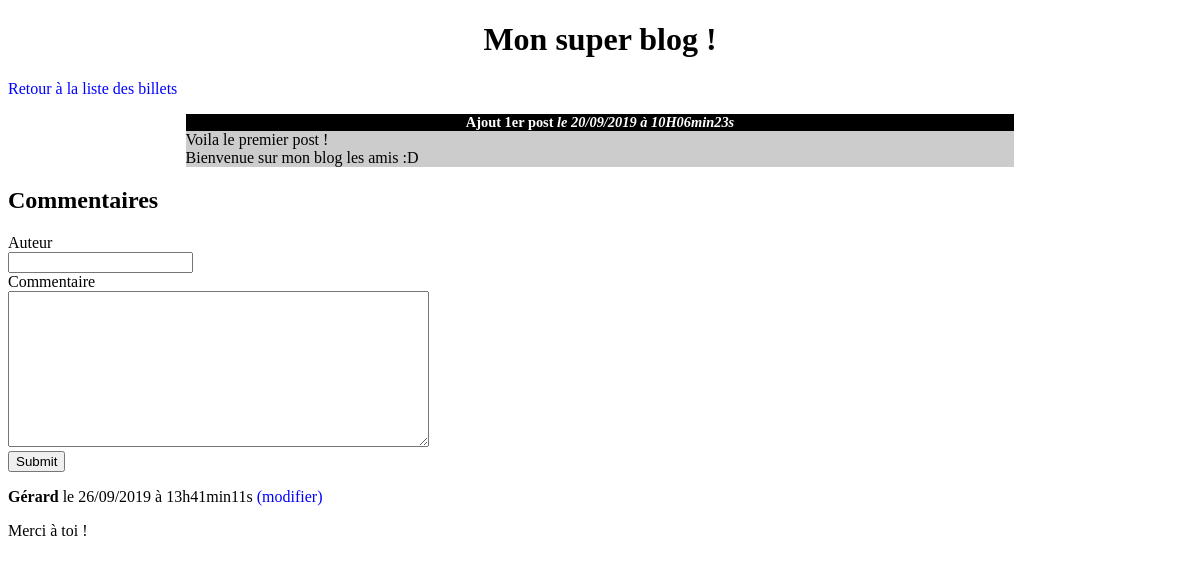
Page /index.php?action=post&id=1 on the committed database.
### tables this page shows
CREATE TABLE IF NOT EXISTS `posts` (
  `id` int(11) NOT NULL AUTO_INCREMENT,
  `title` varchar(255) NOT NULL,
  `content` text NOT NULL,
  `creation_date` datetime NOT NULL,
  PRIMARY KEY (`id`)
);

CREATE TABLE IF NOT EXISTS `comments` (
  `id` int(11) NOT NULL AUTO_INCREMENT,
  `post_id` int(11) NOT NULL,
  `author` varchar(255) NOT NULL,
  `comment` text NOT NULL,
  `comment_date` datetime NOT NULL,
  PRIMARY KEY (`id`)
);

### controller/controller.php (called while the page is built, shortened)
<?php
require_once('model/PostManager.php');
require_once('model/CommentManager.php');
function post() {
	$postManager = new PostManager();
	$commentManager = new CommentManager();
	$post = $postManager->getPost($_GET['id']);
	$comments = $commentManager->getComments($_GET['id']);
	require('view/postView.php');
}

### model/PostManager.php (called while the page is built, shortened)
<?php
class PostManager extends Manager {
	public function getPost($post_id) {
		$db = $this->dbConnect();
		$request = $db->prepare('SELECT id, title, content, DATE_FORMAT(creation_date, \'%d/%m/%Y à %HH%imin%ss\') AS creation_date_fr FROM posts WHERE id = ?');
		$request->execute(array($post_id));
		$post = $request->fetch();
		return $post;
	}
}

### model/CommentManager.php (called while the page is built, shortened)
<?php
class CommentManager extends Manager {
	public function getComments($post_id) {
		$db = $this->dbConnect();
		$comments = $db->prepare('SELECT id, author, comment, DATE_FORMAT(comment_date, \'%d/%m/%Y à %Hh%imin%ss\') AS comment_date_fr FROM comments WHERE post_id = ? ORDER BY comment_date DESC');
		$comments->execute(array($post_id));
		return $comments;
	}
}

### view/postView.php (the view, shortened to what this page needs)
<h1> Mon super blog ! </h1>
<p> <a href="index.php">Retour à la liste des billets</a> </p>
<div class="news">
	<h3>
		<?= htmlspecialchars($post['title']) ?>
		<em>le <?= $post['creation_date_fr'] ?> </em>
	</h3>
	<p>
		<?= nl2br(htmlspecialchars($post['content'])); ?>
	</p>
</div>
<h2> Commentaires </h2>
<form method="post" action="index.php?action=addComment&amp;id=<?= $post['id'] ?>">
	<div>
		<label for="author">Auteur</label><br />
		<input type="text" id="author" name="author" />
	</div>
	<div>
		<label for="comment">Commentaire</label><br />
		<textarea id="comment" name="comment" rows="10" cols="50"></textarea>
	</div>
	<div>
		<input type="submit" />
	</div>
</form>
<?php
while ($comment = $comments->fetch()) {
?>
	<p> <strong><?= htmlspecialchars(($comment['author'])) ?></strong> le <?= $comment['comment_date_fr'] ?>
		<a href="index.php?action=comment&amp;id=<?= $post['id'] ?>&amp;comment_id=<?= $comment['id'] ?>"> (modifier) </a>
	</p>
	<p> <?= nl2br(htmlspecialchars($comment['comment'])) ?> </p>
<?php
}
?>
<?php require('template.php'); ?>

### public/css/style.css (style rules this page uses)
h1, h3 { text-align:center; }
h3 { background-color:black; color:white; font-size:0.9em; margin-bottom:0px; }
.news p { background-color:#CCCCCC; margin-top:0px; }
.news { width:70%; margin:auto; }
a { text-decoration: none; color: blue; }

### rows in the picture
posts: title "Ajout 1er post", content "Voila le premier post ! Bienvenue sur mon blog les amis :D"
comments: author "Gérard", comment_date_fr "26/09/2019 à 13h41min11s", comment "Merci à toi !"

### other values in the picture
$post['creation_date_fr'] "20/09/2019 à 10H06min23s"
